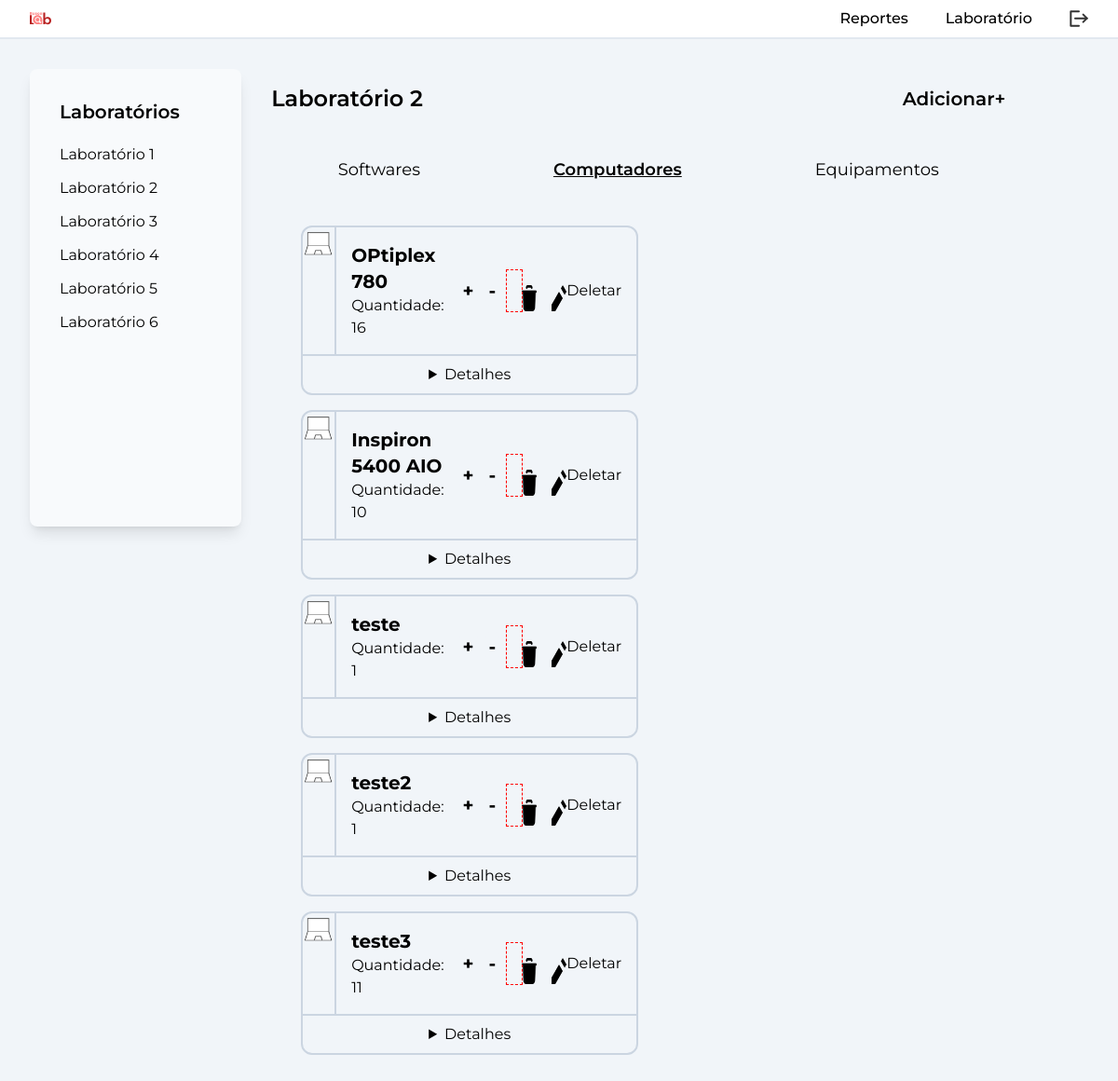
The app's page /html/suporte/labs/lab.modelos.php?l=2 (signed in) with its own data.
### tables this page shows
CREATE TABLE `tb_modelos` (
  `modelo` varchar(100) NOT NULL,
  `lab1` int NOT NULL,
  `lab2` int NOT NULL,
  `lab3` int NOT NULL,
  `lab4` int NOT NULL,
  `lab5` int NOT NULL,
  `lab6` int NOT NULL,
  `id` int NOT NULL
);

### src/models/labs.model.php (called while the page is built, shortened)
<?php
    require 'conexao.php';
    if(isset($_GET['l']) && !empty($_GET['l'])){
        $id_lab = $_GET['l'];
    }
    $query_modelos = $conexao->prepare("SELECT id,lab".$id_lab.", modelo FROM tb_modelos");
    $query_modelos->execute();
    $dados_modelos = $query_modelos->fetchAll();
?>

### html/suporte/labs/lab.modelos.php (the view, shortened to what this page needs)
<?php
include '../../../src/models/labs.model.php';
?>
<!DOCTYPE html>
<html lang="pt-br">
<head>
    <link rel="stylesheet" href="../../../src/css/output.css" />
</head>
<body class="font-montserrat h-screen flex flex-col justify-between bg-slate-100">
    <header class="flex justify-between pt-2 pb-2 pr-8 pl-8 items-center shadow-lg border-b-2 border-slate-200 bg-white">
        <section>
            <a href="../main.php"><img src="../../../assets/cyberpunk/logo-cyberpunk.svg" alt="" class="w-1/4"></a>
        </section>
        <section class="flex gap-10 items-center">
            <a href="../main.php">
                <p class="transition-all cursor-pointer font-medium hover:font-semibold">Reportes</p>
            </a>
            <a href="lab.modelos.php?l=1">
                <p class="transition-all cursor-pointer font-medium hover:font-semibold">Laboratório</p>
            </a>
            <a href="../../../src/models/logout.php"><img src="../../../assets/logout.svg" class="w-5 hover:w-6 transition-all" alt=""></a>
        </section>
    </header>
    <section class="flex align-start bg-slate-100 p-8 h-screen">
        <nav class="flex flex-col gap-3 w-1/5 h-2/3 p-8 bg-slate-50 rounded-lg shadow-lg">
            <h3 class="text-xl font-semibold mb-2">Laboratórios</h3>
            <?php
            for ($i = 1; $i < 7; $i++) {
                echo '<a class="transition-all hover:font-semibold flex flex-row flex-nowrap gap-4" href="lab.soft.php?l=' . $i . '">
                                <p>Laboratório ' . $i . '</p>';
                echo '</a>';
            }
            ?>
        </nav>
        <main class="flex flex-col p-8 pt-4 gap-8 w-3/4 ">
            <section>
                <div class="flex flex-row justify-between items-center">
                    <h2 class="text-2xl font-semibold">Laboratório <?php echo $id_lab; ?></h2>
                    <a href="../add.comp.php?l=<?= $id_lab ?>">
                        <div class="text-xl font-semibold hover:underline transition-all ">Adicionar+</div>
                    </a>
                </div>
            </section>
            <section class="flex flex-col w-100">
                <div class="flex h-10 items-center justify-around mt-2 mb-2 w-100">
                    <a href="lab.soft.php?l=<?= $id_lab; ?>">
                        <button class="text-lg" data-page="Softwares">
                            Softwares
                        </button>
                    </a>
                    <button class="text-lg font-semibold underline" data-page="Computadores">
                        Computadores
                    </button>
                    <a href="lab.equip.php?l=<?= $id_lab; ?>">
                        <button class="text-lg" data-page="Equipamentos">
                            Equipamentos
                        </button>
                    </a>
                </div>
                <div>
                    <ul>
                        <li>
                            <article id="Equipamentos" class="flex flex-col gap-10 p-8">
                                <div class="flex flex-wrap gap-4">
                                    <?php foreach ($dados_modelos as $key => $value) {
                                        $id_modelo = $dados_modelos[$key]['id'];
                                        if ($dados_modelos[$key]['lab' . $id_lab] != 0) {
                                            $modelo = $dados_modelos[$key]['modelo'];
                                    ?>
                                            <div class="flex flex-col h-full w-1/2 rounded-xl border-2 border-slate-300">
                                                <div class="flex flex-row border-b-2 border-slate-300">
                                                    <div class="h-42 w-1/3 rounded-l-xl border-r-2 border-slate-300">
                                                        <img src="../../../assets/suporte/laptop.png" alt="">
                                                    </div>
                                                    <div class="flex w-full items-center gap-4 p-4 justify-between">
                                                        <div>
                                                            <h3 class="text-xl font-bold"><?= $dados_modelos[$key]['modelo']; ?></h3>
                                                            <span>Quantidade: <?= $dados_modelos[$key]['lab' . $id_lab]; ?></span>
                                                        </div>
                                                        <div class="flex items-center gap-2">
                                                            <a href="../../../src/models/labs.model.php?l=<?= $id_lab . '&mc=' . $id_modelo; ?>">
                                                                <button>
                                                                    <span class="transition-all bg-slate-100 hover:bg-slate-300 p-1 font-bold text-xl rounded-md">
                                                                        +
                                                                    </span>
                                                                </button>
                                                            </a>
                                                            <a href="../../../src/models/labs.model.php?l=<?= $id_lab . '&lc=' . $id_modelo; ?>">
                                                                <button>
                                                                    <span class="transition-all bg-slate-100 hover:bg-slate-300 p-1 font-bold text-xl rounded-md">
                                                                        -
                                                                    </span>
                                                                </button>
                                                            </a>
                                                            <a class ="lixo" data-id="../../../src/models/labs.model.php?l=<?= $id_lab . '&Sre=' . $id_modelo ?>" style="outline: dashed 1px red;">
                                                                <img src="../../../assets/suporte/lixo.png" alt="" class="h-7 w-6 mt-4 ml-4 hover:h-9 hover:w-8 transition-all duration-200">
                                                            </a><br>
                                                            <a href="../add.comp.php?l=<?=$id_lab.'&edit='.$modelo; ?>">
                                                                <img src="../../../assets/suporte/editar.png" alt="" class="h-7 w-7 mt-4 ml-4 hover:h-10 hover:w-10 transition-all duration-200">
                                                            </a>
                                                        </div>
                                                        <a href="../../../src/models/labs.model.php?l=<?= $id_lab . '&Mdel=' . $modelo ?>">
                                                                <button>Deletar</button>
                                                            </a>
                                                    </div>
                                                </div>
                                                <div class="flex items-center justify-center h-fit">
                                                    <details class="flex justify-center items-center w-full p-2 cursor-pointer">
                                                        <summary class="">
                                                            Detalhes
                                                        </summary>
                                                    </details>
                                                </div>
                                            </div>
                                    <?php }
                                    }; ?>
                                </div>
                            </article>
                    </ul>
                </div>
            </section>

### records on screen
tb_modelos: modelo "OPtiplex 780", lab2 "16"
tb_modelos: modelo "Inspiron 5400 AIO", lab2 "10"
tb_modelos: modelo "teste", lab2 "1"
tb_modelos: modelo "teste2", lab2 "1"
tb_modelos: modelo "teste3", lab2 "11"

### other values on screen
$id_lab "2"
